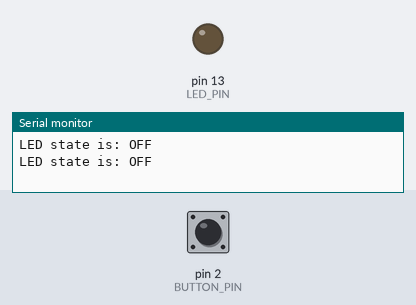
The sketch below on a simulated Arduino Uno, built with avr-gcc and run on an emulated ATmega328P. Shown: output pins drawn as LEDs (lit = HIGH), the last lines printed to the serial monitor. The test bench sets the inputs (shaded band); at power-on: pin 2 (BUTTON_PIN) LOW.

Above: at 1.2 s.
1.3 s: pin 2 (BUTTON_PIN) pulled HIGH for 0.15 s
At 2.2 s:
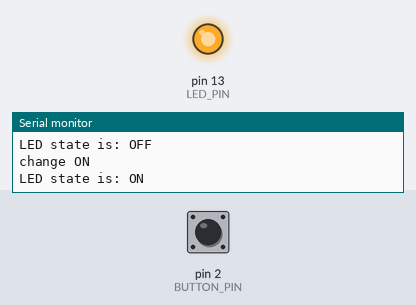
2.9 s: pin 2 (BUTTON_PIN) pulled HIGH for 1 s
At 3.4 s:
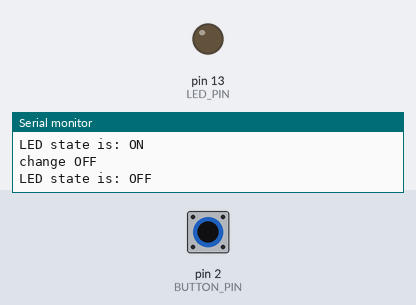
5.4 s: pin 2 (BUTTON_PIN) pulled HIGH for 3.2 s
At 6.5 s:
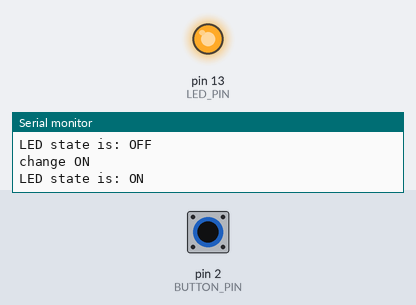
Timing chart, 0 to 8.4 s (numbered marks = the images above; inputs shaded):
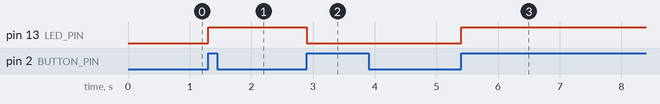

Measured:
- after the input at 1.3 s, pin 13 (LED_PIN): LOW → HIGH at once
- after the input at 2.9 s, pin 13 (LED_PIN): HIGH → LOW at once
- after the input at 5.4 s, pin 13 (LED_PIN): LOW → HIGH at once

The sketch:

Uebung_4_RA.ino
```cpp
//PIN configuration
const int BUTTON_PIN = 2; //TODO: Specify the digital input according to your wiring
const int LED_PIN    = LED_BUILTIN; //Internal built-in LED

//Global variables
volatile bool led_state = false;
volatile unsigned long time_prev_rising_edge = 0;

/*!
 * setup() is called once on startup/reset of the Arduino
 */
void setup(){
  //Configure serial connection
  Serial.begin(9600);

  //configure PINs
  pinMode(BUTTON_PIN, INPUT/*TODO*/); //TODO: configure as INPUT or OUTPUT
  pinMode(LED_PIN,    OUTPUT/*TODO*/); //TODO: configure as INPUT or OUTPUT

  //Switch LED initally off
  digitalWrite(LED_PIN, false);

  //Configure interrupt
  attachInterrupt(digitalPinToInterrupt(BUTTON_PIN), isr_button_pressed/*TODO*/, RISING); //TODO: specify the ISR
}

/*!
 * loop() is called as fast as possbile.
 *
 * As you can see, there is no call to a function
 * changing the LED state in the main-loop
*/
void loop(){
  Serial.print("LED state is: ");
  if(led_state) {
    Serial.println("ON");
  } else {
    Serial.println("OFF");
  }
  delay(1000); //wait for 1 sec
}

/*!
 * isr_button_pressed() = Interrupt service routine
 * Change here the state of the LED
 */
void isr_button_pressed(){
  if (millis() - time_prev_rising_edge > 250) { //only react on rising edges every 250 ms
    //TODO: Toggle led_state
      led_state = !led_state;
    //TODO: Turn LED on/off according to state
    digitalWrite(LED_PIN, led_state);
    //TODO: Print a message to the serial port about the change
    if(led_state) {
    Serial.println("change ON");
    } else {
      Serial.println("change OFF");
    }
    time_prev_rising_edge = millis();
  }
}
```
